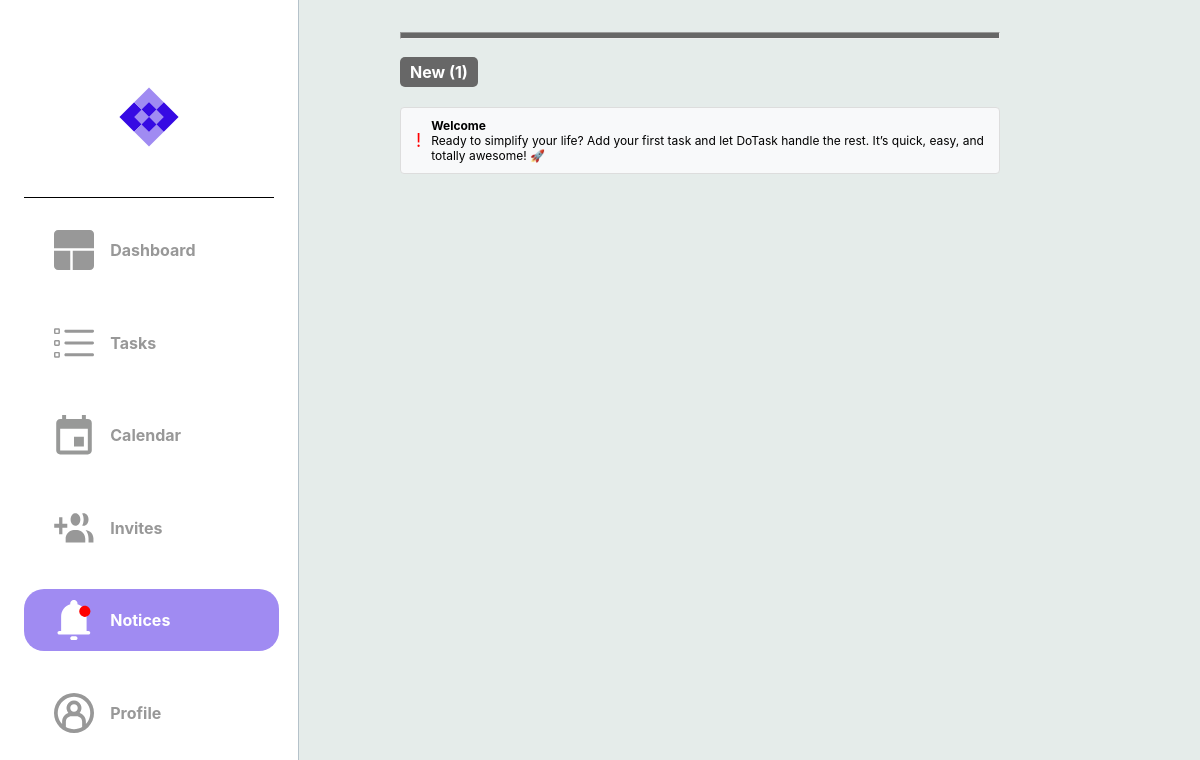
/notifications (signed in), run on the app's committed database.
### dotask/models.py (models this page shows)
class Notification(db.Model):
    __tablename__ = "notification"
    id = db.Column(db.Integer, primary_key=True)
    notification = db.Column(db.String(100), nullable=False)
    task_title = db.Column(db.String(100), nullable=False)
    seen = db.Column(db.Boolean, nullable=False, default=False)
    users_to_notify = relationship('User', secondary=user_notification, backref='notices')

### dotask/routes.py (the view)
@app.route("/notifications")
@login_required
def hello_notices():
    try:
        notices = current_user.notes
        tasks = current_user.tasks
        if tasks:
            return render_template("notifications.html", notices=notices, tasks=tasks)
        else:
            return render_template("notifications.html", notices=notices)
    except Exception as e:
        flash("Error fetching notifications or tasks: {}".format(e))
        return render_template("dashboard.html")

### dotask/routes.py (called while the page is built)
@app.after_request
def after_request(response):
    response.headers["Cache-Control"] = "no-cache, no-store, must-revalidate"
    return response

@login_manager.user_loader
def load_user(user_id):
    return User.query.get(user_id)

### dotask/templates/notifications.html (shortened to what this page needs)
{% extends "layout.html" %}
{% block head %}
    <link rel="stylesheet" {% block css_tab_colour %} href="../static/css/notification.css" {% endblock %}/>
{% endblock %}
{% block notifications_image_colour %}
<a class="a4" href="{{ url_for('hello_notices') }}">
<div id="logos">
    {% set note = namespace(count=0) %}
    {% for notice in notices %}
        {% if notice.seen == False %}
            {% set note.count = note.count + 1 %}
        {% endif %}
    {% endfor %}
    {% if note.count > 0 %}
    <img class="imgs" src="../static/svg/notifications_with_note_active.svg">
    {% else %}
    <img class="imgs" src="../static/svg/notifications_active.svg">
    {% endif %}
    <h4 class="sidebar-text">Notices</h4>
</div>
</a>
{% endblock notifications_image_colour %}
{% block tasks %}
    {% if notices %}
        {% set note = namespace(count=0) %}
        {% for notice in notices %}
            {% if notice.seen == False %}
                {% set note.count = note.count + 1 %}
            {% endif %}
        {% endfor %}
        {% if note.count > 0 %}
        <hr>
            <div class="notification-alert">
                <span>New ({{ note.count }})</span>
            </div>
        {% endif %}
        {% for notice in notices if notice.seen == False %}
            {% if notice.task_title == "Welcome" %}
            <a href="{{ url_for('hello_onboarding_notice') }}">
                <div class="notification">
                    <span class="notification-icon">!</span>
                    <span class="notification-text"> <b>{{ notice.task_title }}</b> <br>{{ notice.notification }} </span>
                </div>
            </a>
            {% endif %}
        {% endfor %}
    {% else %}
        <p>No Notifications</p>
    {% endif %}
{% endblock tasks %}

### dotask/static/css/layout.css (style rules this page uses)
@media (min-width: 768px) { body { margin: auto; padding-bottom: 10vh; background-color: #E5ECEA; display: flex; font-family: inter; } }
@media (min-width: 768px) { a { text-decoration: none; color: black; } }
@media (min-width: 768px) { .sidebar > div > a { width: 90%; text-decoration: none; } }
@media (min-width: 768px) { .sidebar > div > a > div { width: 100%; height: 10%; padding-left: 30px; margin: 5% auto; border-radius: 20px; } }
@media (min-width: 768px) { #logos { width: 100%; display: grid; grid-template-columns: 1fr 3fr; align-items: center; } }
@media (min-width: 768px) { .sidebar-text { color: #989898; font-size: 1rem; } }
@media (min-width: 768px) { .imgs { height: 40px; width: 40px; } }

### dotask/static/css/notification.css (style rules this page uses)
.notification { display: flex; align-items: center; padding: 10px 15px; background-color: #f8f9fa; border: 1px solid #ddd; border-radius: 4px; margin-bottom: 10px; margin-top: 10px; position: relative; font-size: 12px; }
.notification-icon { font-size: 18px; color: #f00; margin-right: 10px; }
.notification-text { flex-grow: 1; }
.notification-alert { display: inline-block; margin-top: 10px; margin-bottom: 10px; padding: 5px 10px; border-radius: 5px; background-color: #676767; color: #fff; font-weight: bold; text-align: center; cursor: pointer; align-self: center; justify-self: center; }
hr { height: 5px; background-color: #676767; }
@media (min-width: 768px) { .a4 > div { background-color: #A08BF2; width: 100%; height: 10%; padding-left: 30px; margin: 5% auto; border-radius: 20px; color: white; } }
@media (min-width: 768px) { .a4 > div > h4 { color: white; } }
@media (min-width: 768px) { .a4 > div > img { fill: #FFFFFF; } }

### data on the page
Notification: task_title "Welcome", notification "Ready to simplify your life? Add your first task and let DoTask handle the rest. It’s quick, easy, and totally awesome! 🚀"

### other printed values
{{ note.count }} "1"
